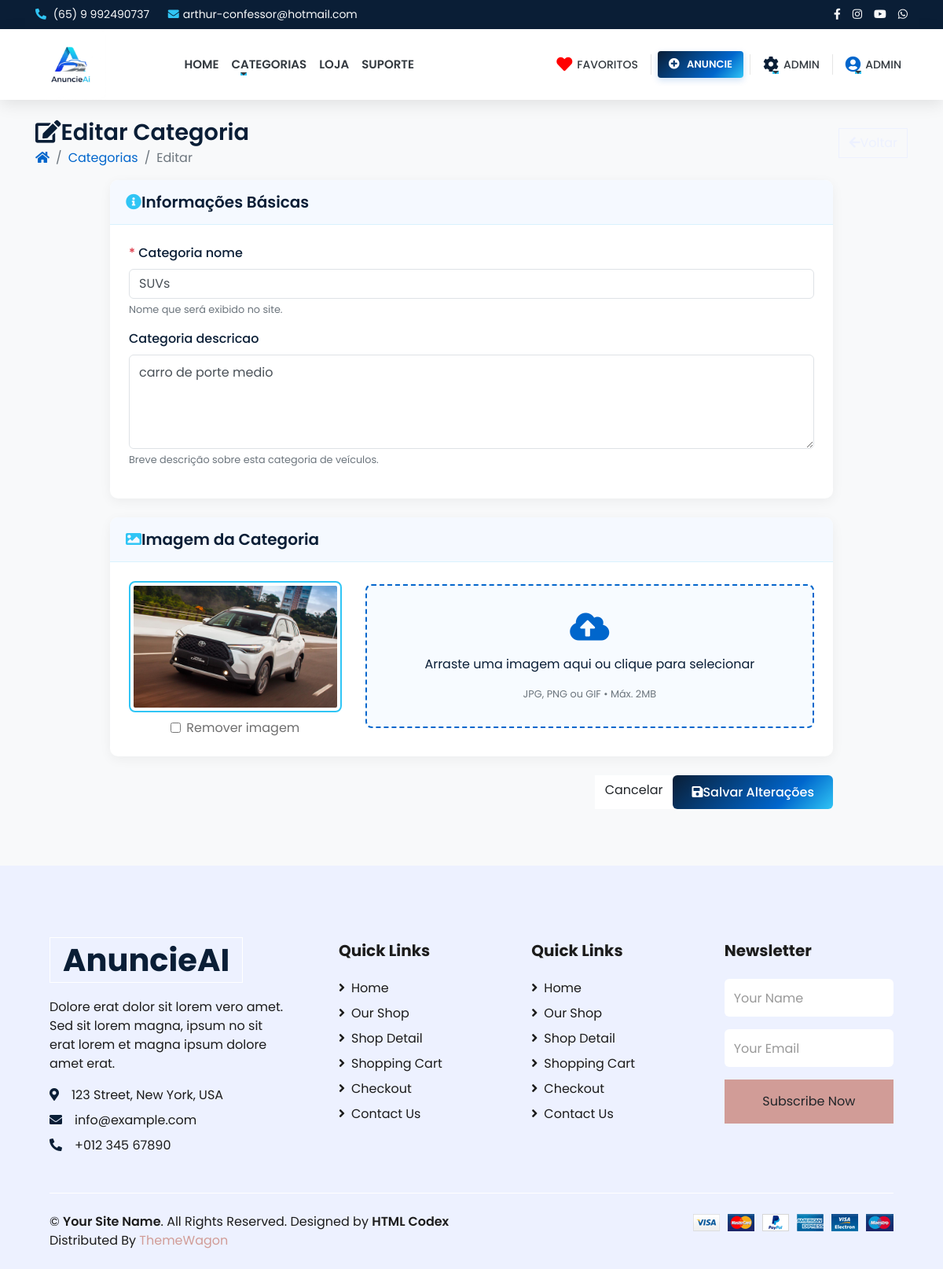
The app's page /categorias/editar/1/ (signed in) with its own data.
### categoria/models.py (models this page shows, shortened)
class Categoria(models.Model):
    categoria_nome = models.CharField(max_length=80, unique=True)
    slug = models.SlugField(max_length=200, unique=True, null=True)
    categoria_descricao = models.TextField(max_length=250, blank=True)
    categoria_imagem = models.ImageField(upload_to='fotos/categorias', blank=True)
    class Meta:
        verbose_name = 'categoria'
        verbose_name_plural = 'categorias'

### categoria/views.py (the view)
# urls.py: path('editar/<int:pk>/', views.editar_categoria, name='editar_categoria'),
@login_required
def editar_categoria(request, pk):
    categoria = get_object_or_404(Categoria, pk=pk)
    if request.method == 'POST':
        form = CategoriaForm(request.POST, request.FILES, instance=categoria)
        if form.is_valid():
            form.save()
            messages.success(request, 'Categoria atualizada com sucesso!')
            return redirect('categoria:gerenciar_categorias')
    else:
        form = CategoriaForm(instance=categoria)
    return render(request, 'categoria/editar_categoria.html', {
        'form': form,
        'categoria': categoria,
        'title': 'Editar Categoria'
    })

### categoria/forms.py
class CategoriaForm(forms.ModelForm):
    class Meta:
        model = Categoria
        fields = ['categoria_nome', 'slug', 'categoria_descricao', 'categoria_imagem']
        widgets = {
            'categoria_nome': forms.TextInput(attrs={
                'class': 'form-control',
                'placeholder': 'Nome da Categoria'
            }),
            'slug': forms.TextInput(attrs={
                'class': 'form-control',
                'placeholder': 'URL amigável (slug)'
            }),
            'categoria_descricao': forms.Textarea(attrs={
                'class': 'form-control',
                'placeholder': 'Descrição da categoria',
                'rows': 3
            }),
            'categoria_imagem': forms.FileInput(attrs={
                'class': 'form-control'
            })
        }

### categoria/context_processors.py (called while the page is built)
def categorias_menu(request):
    lista_opcoes = Categoria.objects.all()
    return dict(opcoes = lista_opcoes)

### templates/categoria/editar_categoria.html (shortened to what this page needs)
{% extends 'base.html' %}
{% load static %}
{% block content %}
<div class="produto-form-container py-4">
    <div class="container">
        <div class="d-flex justify-content-between align-items-center mb-3">
            <div>
                <h2 class="page-title">
                    <i class="fas fa-edit text-primary me-2"></i>Editar Categoria
                </h2>
                <nav aria-label="breadcrumb">
                    <ol class="breadcrumb mb-0">
                        <li class="breadcrumb-item"><a href="{% url 'home' %}"><i class="fas fa-home"></i></a></li>
                        <li class="breadcrumb-item"><a href="{% url 'categoria:gerenciar_categorias' %}">Categorias</a></li>
                        <li class="breadcrumb-item active">Editar</li>
                    </ol>
                </nav>
            </div>
            <div class="d-flex">
                <a href="{% url 'categoria:gerenciar_categorias' %}" class="btn btn-outline-secondary">
                    <i class="fas fa-arrow-left me-2"></i>Voltar
                </a>
            </div>
        </div>
        <div class="row justify-content-center">
            <div class="col-lg-10">
                <form method="post" enctype="multipart/form-data" class="needs-validation" novalidate>
                    <div class="card form-card mb-4">
                        <div class="card-header">
                            <h5 class="mb-0"><i class="fas fa-info-circle me-2"></i>Informações Básicas</h5>
                        </div>
                        <div class="card-body">
                            <div class="row">
                                <div class="col-12 mb-3">
                                    <label for="{{ form.categoria_nome.id_for_label }}" class="form-label">
                                        {% if form.categoria_nome.field.required %}<span class="text-danger">*</span> {% endif %}
                                        {{ form.categoria_nome.label }}
                                    </label>
                                    {{ form.categoria_nome }}
                                    <small class="form-text text-muted">Nome que será exibido no site.</small>
                                </div>
                            </div>
                            <div class="mb-3">
                                <label for="{{ form.categoria_descricao.id_for_label }}" class="form-label">
                                    {{ form.categoria_descricao.label }}
                                </label>
                                {{ form.categoria_descricao }}
                                <small class="form-text text-muted">Breve descrição sobre esta categoria de veículos.</small>
                            </div>
                        </div>
                    </div>
                    <div class="card form-card mb-4">
                        <div class="card-header">
                            <h5 class="mb-0"><i class="fas fa-image me-2"></i>Imagem da Categoria</h5>
                        </div>
                        <div class="card-body">
                            <div class="row align-items-center">
                                <div class="col-md-4 mb-3 mb-md-0">
                                    <div class="image-preview-container">
                                        {% if form.instance.categoria_imagem %}
                                        <img src="{{ form.instance.categoria_imagem.url }}" alt="Imagem atual" class="img-thumbnail img-preview">
                                        <div class="mt-2">
                                            <div class="form-check">
                                                <input class="form-check-input" type="checkbox" id="removerImagem" name="remover_imagem">
                                                <label class="form-check-label" for="removerImagem">
                                                    Remover imagem
                                                </label>
                                            </div>
                                        </div>
                                        {% else %}
                                        <div class="no-image-placeholder">
                                            <i class="fas fa-image"></i>
                                            <p>Sem imagem</p>
                                        </div>
                                        {% endif %}
                                    </div>
                                </div>
                                <div class="col-md-8">
                                    <div class="upload-zone" id="drop-area">
                                        <div class="upload-prompt">
                                            <i class="fas fa-cloud-upload-alt"></i>
                                            <p>Arraste uma imagem aqui ou clique para selecionar</p>
                                            <small class="text-muted d-block">JPG, PNG ou GIF • Máx. 2MB</small>
                                        </div>
                                    </div>
                                </div>
                            </div>
                        </div>
                    </div>
                    <div class="d-grid gap-2 d-md-flex justify-content-md-end">
                        <a href="{% url 'categoria:gerenciar_categorias' %}" class="btn btn-light">
                            Cancelar
                        </a>
                        <button type="submit" class="btn btn-anuncieai">
                            <i class="fas fa-save me-2"></i>Salvar Alterações
                        </button>
                    </div>
                </form>
            </div>
        </div>
    </div>
</div>
{% endblock %}

### templates/includes/navbar.html (shortened to what this page needs)
{% load static %}
<div class="navbar-container">
    <div class="topbar">
        <div class="container">
            <div class="row">
                <div class="col-md-6 d-flex align-items-center">
                    <div class="topbar-contact">
                        <a href="tel:+5565992490737"><i class="fas fa-phone-alt"></i> (65) 9 992490737</a>
                        <a href="mailto:arthur-confessor@hotmail.com"><i class="fas fa-envelope"></i>arthur-confessor@hotmail.com</a>
                    </div>
                </div>
                <div class="col-md-6">
                    <div class="topbar-social">
                        <a href="#"><i class="fab fa-facebook-f"></i></a>
                        <a href="https://www.instagram.com/arthconf?igsh=OW8yeXR5aW1lM3Z3&utm_source=qr"><i class="fab fa-instagram"></i></a>
                        <a href="https://www.youtube.com/@arthuroctavio8491"><i class="fab fa-youtube"></i></a>
                        <a href="https://wa.me/5565992490737?text=Ol%C3%A1%2C%20quero%20saber%20como%20anunciar"><i class="fab fa-whatsapp"></i></a>
                    </div>
                </div>
            </div>
        </div>
    </div>
    <nav class="navbar navbar-expand-lg">
        <div class="container">
            <a href="{% url 'home' %}" class="navbar-brand">
                <img src="{% static 'img/logo_anuncieai.png' %}" alt="AnuncieAI Logo" class="logo-img">
            </a>
            <div class="collapse navbar-collapse" id="navbarNav">
                <ul class="navbar-nav mx-auto">
                    <li class="nav-item">
                        <a href="{% url 'home' %}" class="nav-link">Home</a>
                    </li>
                    <li class="nav-item dropdown">
                        <a class="nav-link dropdown-toggle" href="#" id="categoriesDropdown" role="button" data-bs-toggle="dropdown" aria-expanded="false">
                            Categorias
                        </a>
                    </li>
                    <li class="nav-item">
                        <a href="{% url 'produtos:loja' %}" class="nav-link">Loja</a>
                    </li>
                    <li class="nav-item">
                        <a href="#" class="nav-link">Suporte</a>
                    </li>
                </ul>
                <div class="navbar-nav ms-auto action-items">
                    {% if user.is_authenticated %}
                        <div class="nav-item action-item">
                            <a href="#" class="nav-link">
                                <i class="fas fa-heart icon-action"></i>
                                <span class="action-text">Favoritos</span>
                            </a>
                        </div>
                        <div class="nav-item action-item">
                            <a href="{% url 'produtos:adicionar_produto' %}" class="btn btn-anunciar">
                                <i class="fas fa-plus-circle"></i> Anuncie
                            </a>
                        </div>
                        {% if user.is_staff %}
                        <div class="nav-item dropdown action-item">
                            <a class="nav-link dropdown-toggle" href="#" id="adminDropdown" role="button" data-bs-toggle="dropdown" aria-expanded="false">
                                <i class="fas fa-cog icon-action"></i>
                                <span class="action-text">Admin</span>
                            </a>
                        </div>
                        {% endif %}
                        <div class="nav-item dropdown action-item">
                            <a class="nav-link dropdown-toggle" href="#" id="userDropdown" role="button" data-bs-toggle="dropdown" aria-expanded="false">
                                <i class="fas fa-user-circle icon-action"></i>
                                <span class="action-text">{{ user.username }}</span>
                            </a>
                        </div>
                    {% endif %}
                </div>
            </div>
        </div>
    </nav>
</div>

### templates/includes/navbar.html (style rules this page uses)
:root { --primary: #0a1e36; --secondary: #30c5f5; --third: #0066cc; --racing-red: #ff0000; --text-light: #f8f9fa; --text-dark: #343a40; --gradient-primary: linear-gradient(135deg, var(--primary) 0%, var(--third) 70%, var(--secondary) 100%); }
.topbar { background-color: var(--primary); color: var(--text-light); padding: 8px 0; font-size: 14px; }
.topbar-contact a { color: var(--text-light); margin-right: 20px; text-decoration: none; transition: color 0.3s ease; }
.topbar-contact i { margin-right: 5px; color: var(--secondary); }
.topbar-social { display: flex; justify-content: flex-end; }
.topbar-social a { color: var(--text-light); margin-left: 15px; transition: all 0.3s ease; }
.navbar { background-color: rgba(255, 255, 255, 0.95); box-shadow: 0 5px 20px rgba(0, 0, 0, 0.1); padding: 15px 0; transition: all 0.3s ease; }
.navbar-brand { position: relative; padding: 0; margin-right: 1rem; overflow: visible; height: 60px; display: flex; align-items: center; }
.logo-img { height: 90px; width: auto; object-fit: contain; transition: all 0.3s ease; position: absolute; top: 50%; transform: translateY(-50%); z-index: 5; left: 0; }
.navbar-nav .nav-link { font-weight: 600; font-size: 15px; text-transform: uppercase; padding: 8px 16px; color: var(--text-dark); position: relative; transition: all 0.3s ease; }
.navbar-nav .nav-link::after { content: ''; position: absolute; bottom: 5px; left: 16px; width: 0; height: 2px; background-color: var(--secondary); transition: width 0.3s ease; }
.action-items { display: flex; align-items: center; }
.action-item { display: flex; align-items: center; margin: 0; }
.action-text { font-size: 14px; font-weight: 500; }
.action-item .nav-link { display: flex; align-items: center; padding: 6px 10px; color: var(--text-dark); border-radius: 0; transition: all 0.3s ease; background: none; }
.icon-action { font-size: 20px; margin-right: 6px; transition: transform 0.3s ease; }
.fa-heart { color: var(--racing-red); }
.fa-cog { color: var(--primary); }
.fa-user-circle { color: var(--third); }
.dropdown { position: relative; z-index: 1050 !important; }
.btn-anunciar { background: var(--gradient-primary); color: white; border: none; border-radius: 4px; padding: 7px 14px; font-weight: 600; font-size: 13px; transition: all 0.3s ease; text-transform: uppercase; box-shadow: 0 3px 8px rgba(0, 102, 204, 0.2); position: relative; overflow: hidden; z-index: 1; text-decoration: none; }
.btn-anunciar::before { content: ''; position: absolute; top: 0; left: -100%; width: 100%; height: 100%; background: rgba(255, 255, 255, 0.2); transition: all 0.6s ease; z-index: -1; }
.btn-anunciar i { margin-right: 6px; font-size: 14px; }

### records on screen
Categoria: categoria_nome "SUVs", categoria_descricao "carro de porte medio", instance.categoria_imagem (picture)

### other values on screen
{{ user.username }} "ADMIN"
